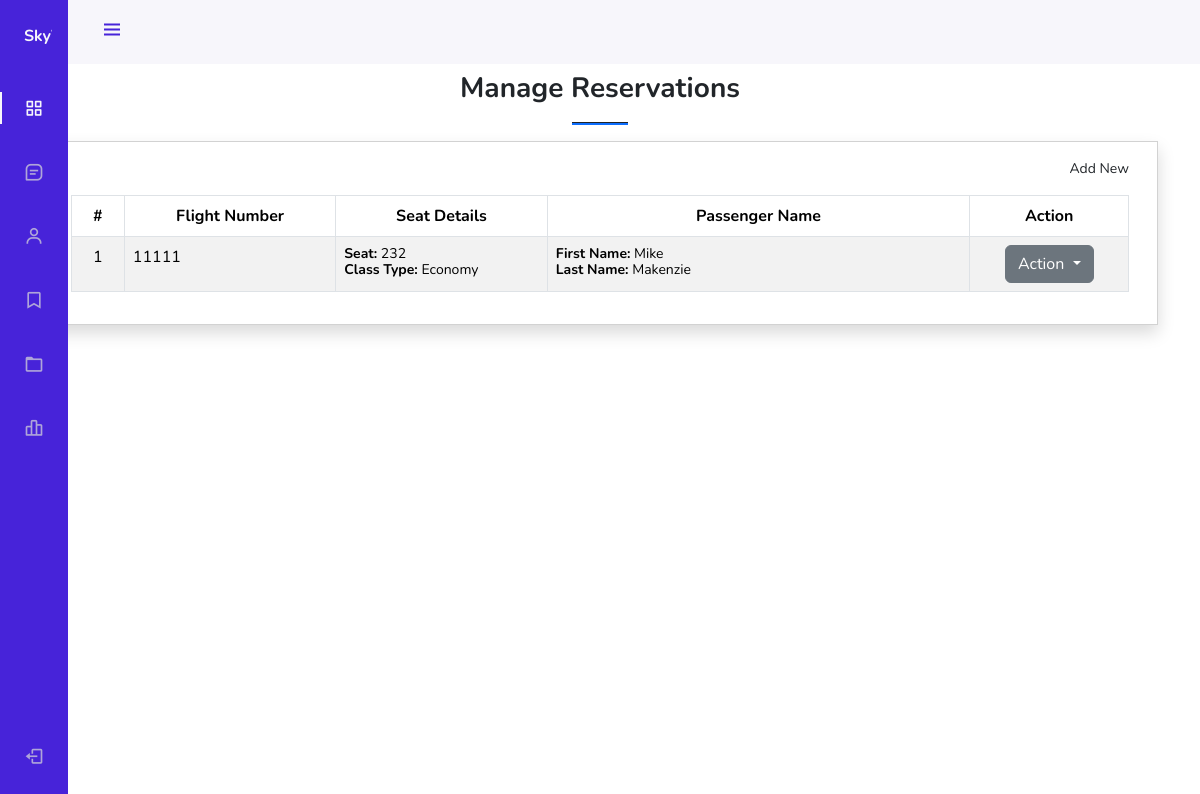
Page /manage-reservations/ on the earlier database version.
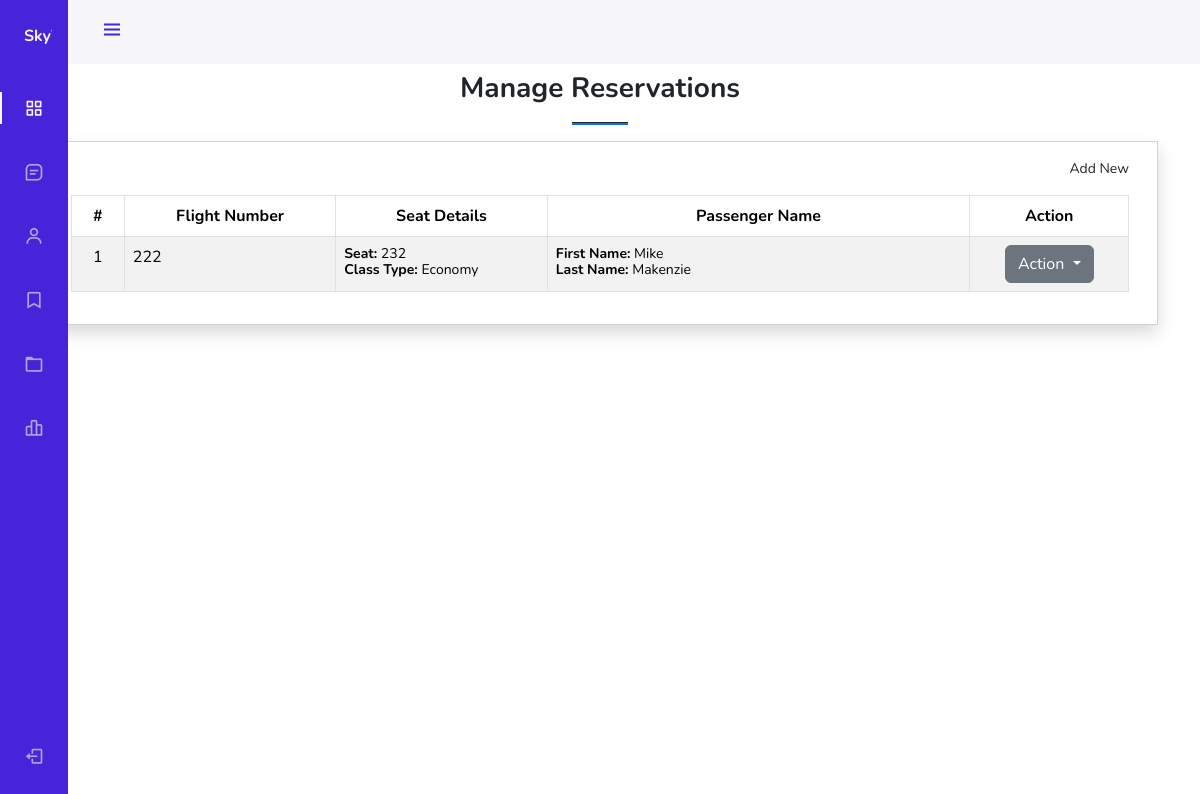
Same page on the later database version.
### base/models.py (models this page shows, shortened)
class Reservation(models.Model):
    CLASS_CHOICES = [
        ('Economy', 'Economy'),
        ('Business', 'Business'),
        ('First', 'First'),
    ]
    passenger = models.ForeignKey(Passenger, on_delete=models.CASCADE)
    seat_number = models.CharField(max_length=10)
    class_type = models.CharField(max_length=20, choices=CLASS_CHOICES)
    flight = models.ForeignKey(Flight, on_delete=models.CASCADE)

class Flight(models.Model):
    flight_number = models.CharField(max_length=20)
    origin = models.ForeignKey(City, related_name='departing_flights', on_delete=models.CASCADE)
    destination = models.ForeignKey(City, related_name='arriving_flights', on_delete=models.CASCADE)
    date = models.DateField()
    arrival_time = models.TimeField()
    departure_time = models.TimeField()
    airplane = models.ForeignKey(Airplane, on_delete=models.CASCADE)
    pilots = models.ManyToManyField(Pilot, related_name='piloted_flights')
    staff = models.ManyToManyField(Staff, related_name='flights')

### accounts/models.py (models this page shows, shortened)
class User(AbstractBaseUser, PermissionsMixin):
    email = models.EmailField(unique=True)
    first_name = models.CharField(max_length=30, blank=True)
    last_name = models.CharField(max_length=30, blank=True)
    is_staff = models.BooleanField(default=False)
    is_active = models.BooleanField(default=True)
    date_joined = models.DateTimeField(default=timezone.now)
    objects = UserManager()
    USERNAME_FIELD = 'email'
    REQUIRED_FIELDS = ['first_name', 'last_name']

### base/views.py (the view)
# urls.py: path('manage-reservations/', views.reservation_list, name='manage_reservations'),
def reservation_list(request):
    reservations = Reservation.objects.all()
    context = {'reservations': reservations}
    return render(request, 'base/reservation_management.html', context)

### base/templates/base/reservation_management.html (shortened to what this page needs)
{% extends 'base/base.html' %} {% block content %}
<section class="py-4">
  <div class="container">
    <h3 class="fw-bolder text-center">Manage Reservations</h3>
    <center>
      <hr class="bg-primary opacity-100" style="height: 3px" width="5%" />
    </center>
    <div class="card rounded-0 shadow">
      <div class="card-body">
        <div class="container-fluid">
          <div class="text-end mb-3">
            <a
              class="btn btn-sm btn-primary rounded-0 bg-gradient-primary dropdown-item add-reservation"
              href="{% url 'add_reservation' %}"
              data-url="{% url 'add_reservation' %}"
              data-toggle="modal"
              data-target="#exampleModal"
            >
               Add New
            </a>
          </div>
          <table class="table table-bordered table-striped" id="flight-tbl">
            <colgroup>
              <col width="5%" />
              <col width="20%" />
              <col width="20%" />
              <col width="40%" />
              <col width="15%" />
            </colgroup>
            <thead>
              <tr>
                <th class="text-center">#</th>
                <th class="text-center">Flight Number</th>
                <th class="text-center">Seat Details</th>
                <th class="text-center">Passenger Name</th>
                <th class="text-center">Action</th>
              </tr>
            </thead>
            <tbody>
              {% for reservation in reservations %}
              <tr>
                <td class="text-center">{{ forloop.counter }}</td>
                <td>{{ reservation.flight.flight_number }}</td>
                <td>
                  <div class="lh-1">
                    <small><b>Seat:</b> {{ reservation.seat_number }}</small
                    ><br />
                    <small
                      ><b>Class Type:</b> {{ reservation.class_type}}</small
                    >
                  </div>
                </td>
                <td>
                  <div class="lh-1">
                    <small
                      ><b>First Name:</b>
                      {{reservation.passenger.first_name}}</small
                    ><br />
                    <small
                      ><b>Last Name:</b>
                      {{reservation.passenger.last_name}}</small
                    >
                  </div>
                </td>
                <td class="text-center">
                  <div class="dropdown">
                    <button
                      class="btn btn-secondary dropdown-toggle"
                      type="button"
                      id="abtn{{ flight.pk }}"
                      data-toggle="dropdown"
                      aria-haspopup="true"
                      aria-expanded="false"
                    >
                      Action
                    </button>
                  </div>
                </td>
              </tr>
              {% endfor %}
            </tbody>
          </table>
        </div>
      </div>
    </div>
  </div>
</section>
{% endblock %}

Differences in the rows shown:
changed through a linked row, Reservation "Economy": flight.flight_number "11111" → "222"
